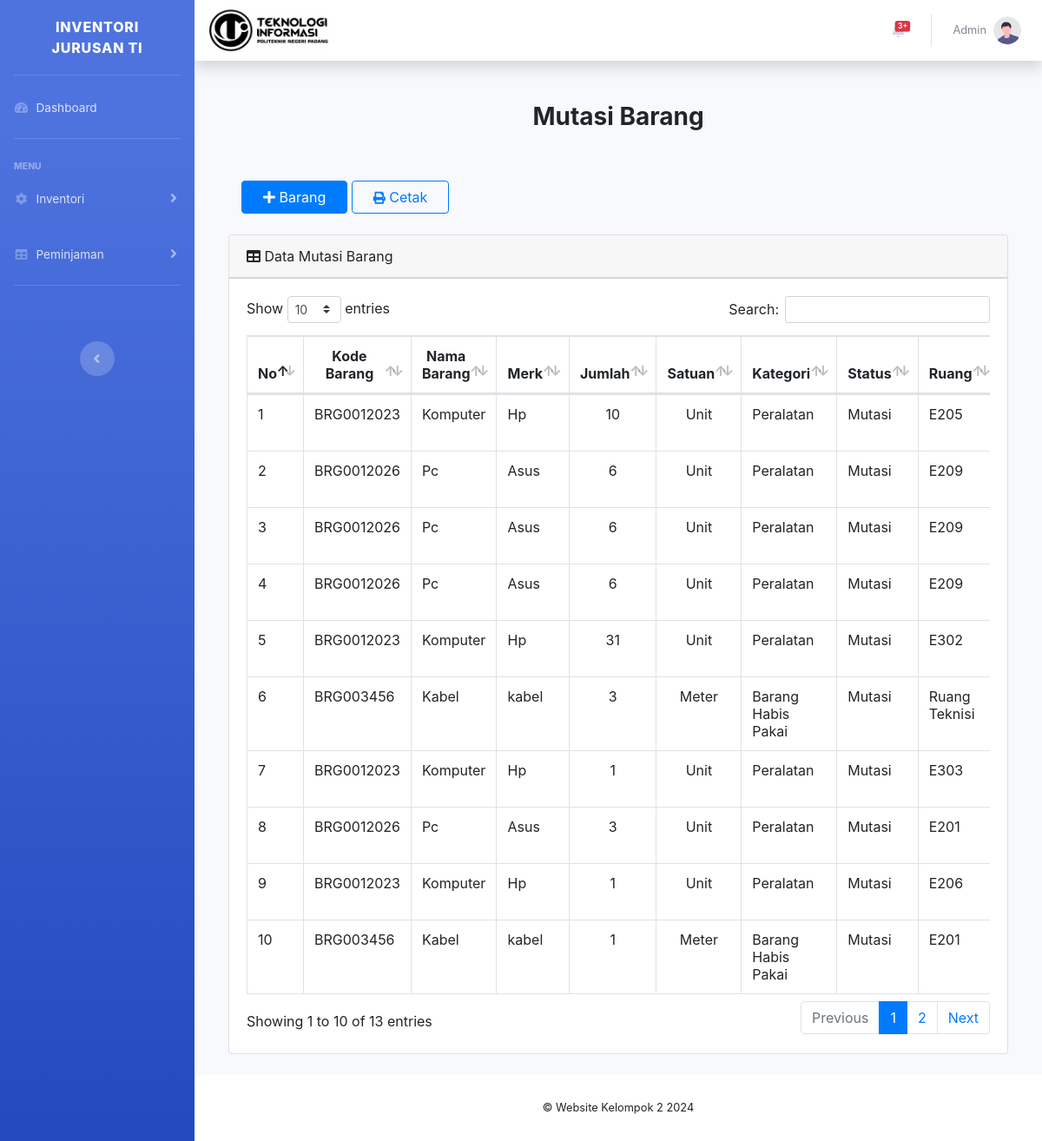
The app's page /mutasi.php (signed in) with its own data.
### tables this page shows
CREATE TABLE `mutasi` (
  `id_mutasi` int(11) NOT NULL,
  `id_barang` int(11) NOT NULL,
  `jumlah` int(11) NOT NULL,
  `status_mutasi` varchar(24) NOT NULL DEFAULT 'Mutasi',
  `Ruang` varchar(24) NOT NULL,
  `tanggal_mutasi` date NOT NULL
);

CREATE TABLE `barang` (
  `id_barang` int(11) NOT NULL,
  `kode_barang` varchar(11) NOT NULL,
  `nama_barang` varchar(25) NOT NULL,
  `merk` varchar(30) NOT NULL,
  `stock` int(11) NOT NULL,
  `satuan` varchar(30) NOT NULL,
  `kategori` varchar(25) NOT NULL,
  `status_data` varchar(30) NOT NULL DEFAULT 'Mutasi',
  `keterangan` varchar(64) NOT NULL
);

### mutasi.php (the view, shortened to what this page needs)
<?php
require 'ceklogin.php';
include 'navbar.php';
?>
<!DOCTYPE html>
<html lang="en">
<head>
    <link href="vendor/fontawesome-free/css/all.min.css" rel="stylesheet" type="text/css">
    <link href="css/sb-admin-2.min.css" rel="stylesheet">
    <link href="vendor/datatables/dataTables.bootstrap4.min.css" rel="stylesheet">
    <link href="https://stackpath.bootstrapcdn.com/bootstrap/4.5.2/css/bootstrap.min.css" rel="stylesheet">
</head>
<body id="page-top">
    <div class="container-fluid">
        <div id="layoutSidenav_content">
            <main>
                <div class="container-fluid px-4">
                    <h3 class="mt-4 text-center font-weight-bold">Mutasi Barang</h3>
                    <div class="col">
                    <?php
                    if ($_SESSION['level'] == 'admin') {
                    ?>
                        <button type="button" class="btn btn-primary mt-5 mb-4 px-4" data-toggle="modal"
                        data-target="#myModal"><i class="fas fa-plus"></i> Barang</button>
                        <button href="#" class="btn btn-outline-primary mt-5 mb-4 px-4 " data-toggle="modal"
                        data-target="#cetak" style="margin-left 400px; margin-top 200px;"><i
                        class="fas fa-print fa-sm text-blue-50"></i> Cetak</button>
                    <?php
                    }else if ($_SESSION['level'] == 'pimpinan') {
                    ?>
                        <button href="#" class="btn btn-outline-primary mt-5 mb-4 px-4 " data-toggle="modal"
                        data-target="#cetak" style="margin-left 400px; margin-top 200px;"><i
                        class="fas fa-print fa-sm text-blue-50"></i> Cetak</button>
                    <?php
                    }
                    ?>
                    </div>
                    <div class="card mb-4">
                        <div class="card-header">
                            <i class="fas fa-table me-1"></i>
                            Data Mutasi Barang
                        </div>
                            <div class="card-header py-0">
                            </div>
                            <div class="card-body">
                                <div class="table-responsive">
                                    <table class="table table-bordered data-table table table-hover"  width="100%" cellspacing="0">
                                        <thead>
                                            <tr class="text-center">
                                                <th>No</th>
                                                <th>Kode Barang</th>
                                                <th>Nama Barang</th>
                                                <th>Merk</th>
                                                <th>Jumlah</th>
                                                <th>Satuan</th>
                                                <th>Kategori</th>
                                                <th>Status</th>
                                                <th>Ruang</th>
                                            </tr>
                                        </thead>
                                        <tbody>
                                            <?php
                                            $get = mysqli_query($c, "SELECT b.kode_barang, b.nama_barang, b.merk, m.id_mutasi, m.jumlah, b.satuan, b.kategori, m.status_mutasi, m.ruang, DATE_FORMAT(m.tanggal_mutasi, '%d-%m-%Y') AS tanggal_mutasi
                                          FROM barang b
                                          INNER JOIN mutasi m ON b.id_barang = m.id_barang");
                                            $i = 1;
                                            while ($p = mysqli_fetch_array($get)) {
                                                $kode_barang = $p['kode_barang'];
                                                $nama_barang = $p['nama_barang'];
                                                $merk = $p['merk'];
                                                $jumlah = $p['jumlah'];
                                                $satuan = $p['satuan'];
                                                $kategori = $p['kategori'];
                                                $status_mutasi = $p['status_mutasi'];
                                                $ruang = $p['ruang'];
                                                ?>
                                                <tr>
                                                    <td>
                                                        <?= $i++; ?>
                                                    </td>
                                                    <td>
                                                        <?= $kode_barang; ?>
                                                    </td>
                                                    <td>
                                                        <?= $nama_barang; ?>
                                                    </td>
                                                    <td>
                                                        <?= $merk; ?>
                                                    </td>
                                                    <td class="text-center">
                                                        <?= $jumlah; ?>
                                                    </td>
                                                    <td class="text-center">
                                                        <?= $satuan; ?>
                                                    </td>
                                                    <td>
                                                        <?= $kategori; ?>
                                                    </td>
                                                    <td>
                                                        <?= $status_mutasi; ?>
                                                    </td>
                                                    <td>
                                                        <?= $ruang; ?>
                                                    </td>
                                                </tr>
                                                <?php
                                            }
                                            ?>
                                        </tbody>
                                    </table>
                                </div>
                            </div>
                        </div>
                    </div>
            </main>
        </div>
    </div>
    </div>
    <footer class="sticky-footer bg-white">
        <div class="container my-auto">
            <div class="copyright text-center my-auto">
                <span>© Website Kelompok 2 2024</span>
            </div>
        </div>
    </footer>
    </div>
    </div>
</body>
</html>

### records on screen
mutasi: id_barang.kode_barang "BRG0012023", id_barang.nama_barang "Komputer", id_barang.merk "Hp", jumlah "10", id_barang.satuan "Unit", id_barang.kategori "Peralatan", status_mutasi "Mutasi", Ruang "E205"
mutasi: id_barang.kode_barang "BRG0012026", id_barang.nama_barang "Pc", id_barang.merk "Asus", jumlah "6", id_barang.satuan "Unit", id_barang.kategori "Peralatan", status_mutasi "Mutasi", Ruang "E209"
mutasi: id_barang.kode_barang "BRG0012026", id_barang.nama_barang "Pc", id_barang.merk "Asus", jumlah "6", id_barang.satuan "Unit", id_barang.kategori "Peralatan", status_mutasi "Mutasi", Ruang "E209"
mutasi: id_barang.kode_barang "BRG0012026", id_barang.nama_barang "Pc", id_barang.merk "Asus", jumlah "6", id_barang.satuan "Unit", id_barang.kategori "Peralatan", status_mutasi "Mutasi", Ruang "E209"
mutasi: id_barang.kode_barang "BRG0012023", id_barang.nama_barang "Komputer", id_barang.merk "Hp", jumlah "31", id_barang.satuan "Unit", id_barang.kategori "Peralatan", status_mutasi "Mutasi", Ruang "E302"
mutasi: id_barang.kode_barang "BRG003456", id_barang.nama_barang "Kabel", id_barang.merk "kabel", jumlah "3", id_barang.satuan "Meter", id_barang.kategori "Barang Habis Pakai", status_mutasi "Mutasi", Ruang "Ruang Teknisi"
mutasi: id_barang.kode_barang "BRG0012023", id_barang.nama_barang "Komputer", id_barang.merk "Hp", jumlah "1", id_barang.satuan "Unit", id_barang.kategori "Peralatan", status_mutasi "Mutasi", Ruang "E303"
mutasi: id_barang.kode_barang "BRG0012026", id_barang.nama_barang "Pc", id_barang.merk "Asus", jumlah "3", id_barang.satuan "Unit", id_barang.kategori "Peralatan", status_mutasi "Mutasi", Ruang "E201"
mutasi: id_barang.kode_barang "BRG0012023", id_barang.nama_barang "Komputer", id_barang.merk "Hp", jumlah "1", id_barang.satuan "Unit", id_barang.kategori "Peralatan", status_mutasi "Mutasi", Ruang "E206"
mutasi: id_barang.kode_barang "BRG003456", id_barang.nama_barang "Kabel", id_barang.merk "kabel", jumlah "1", id_barang.satuan "Meter", id_barang.kategori "Barang Habis Pakai", status_mutasi "Mutasi", Ruang "E201"

### other values on screen
$_SESSION['nama'] "Admin"
